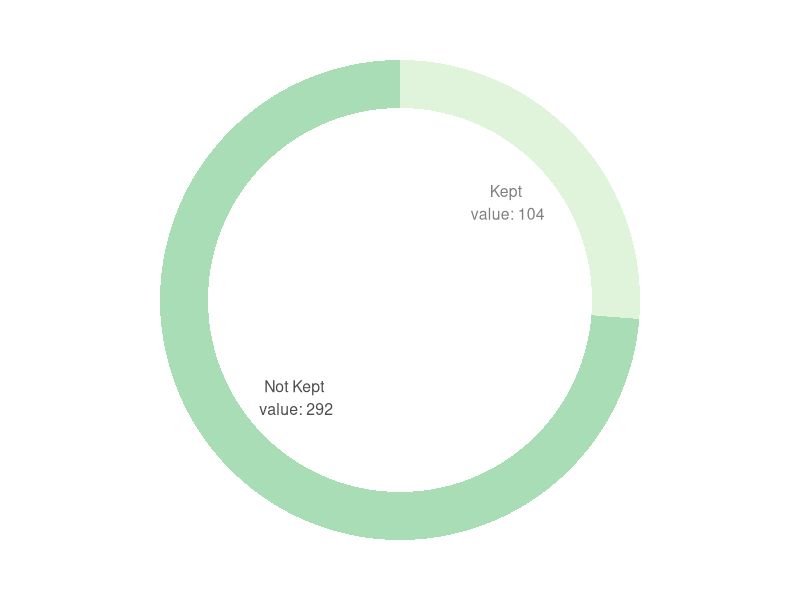

This figure's R source:
## ---- chunk 1
#| echo: false
Patients <- 396
kept <- 104
not_kept <- (Patients - kept)

#make a pie chart using code from https://r-graph-gallery.com/128-ring-or-donut-plot.html

data<-data.frame(Group = c("Kept", "Not Kept"), count = c(kept, not_kept))
#compute percentages
data$percentage<- 100*(data$count/sum(data$count))
#compute the cumulative percentages (top of each rectange)

data$ymax = cumsum(data$percentage)

#compute the bottom of each rectange, uses the top value from the row above. 

data$ymin = c(0, head(data$ymax, n = -1))

# Compute label position, put in the middle of each bar
data$labelPosition <- (data$ymax + data$ymin) / 2

# Compute a good label
data$label <- paste0(data$Group, "\n value: ", data$count)


library(ggplot2)
ggplot(data, aes(ymax=ymax, ymin=ymin, xmax=4, xmin=3, fill=Group)) +
  geom_rect() +
  geom_text( x=2, aes(y=labelPosition, label=label, color=Group), size=4) + # x here controls label position (inner / outer)
  scale_fill_brewer(palette=4) +
  scale_color_grey(start=.5, end = .3) +
  coord_polar(theta="y") +
  xlim(c(-1, 4)) +
  theme_void() +
  theme(legend.position = "none")


## ---- chunk 2
#| echo: false
#| warning: false
#| message: false

library(kableExtra)
library(tidyr)
library(knitr)
library(dplyr)
library(broom)

N <- 396
#of the 396 patients identified w/ the inclusion critieria, 104 had follow-up LBTs.
n <- 104

#patients that took a 4 week herbal treatment course
nherbal <- 37
nherbal_remission <- 17
nherbal_percent <- (round(nherbal_remission/nherbal,4)*100)

#patients that took a 4 week 1200mg course of rifaximin

nrifaximin <- 67
nrifax_remission <- 23
nrifax_percent<- (round(nrifax_remission/nrifaximin, 4)*100)

#make crosstabs table

remission_rates<- data.frame(Treatment = c("Rifaximin", "Herbal"), n = c(nrifaximin, nherbal), Remission = c(nrifax_remission, nherbal_remission), 
                             Percentage_Responders = c(nrifax_percent, nherbal_percent))

remission_rates$No_Response <- c((nrifaximin- nrifax_remission), (nherbal- nherbal_remission))

remission_rates<- remission_rates |>
  select(Treatment,Remission, No_Response, n, Percentage_Responders)

remission_rates2 <- remission_rates|>
  select(Treatment,Remission, No_Response, Percentage_Responders)

remission_rates2|>
  kable(format = "html", caption = "Remission Rates for Sibo Treatments")


## ---- chunk 3
#| echo: false
row_labels <- c("Rifaximin", "Herbal")
col_labels <- c("Remission", "Non-Responder")

tab <- matrix(c(nrifax_remission, nherbal_remission,
                (nrifaximin - nrifax_remission),(nherbal - nherbal_remission)),
              dimnames = list(row_labels, col_labels), nrow= 2)



# Chi-square test of homogeneity
chi_res <-chisq.test(tab, correct = F)

tidy_chi <- tidy(chi_res)
kable(tidy_chi, caption = "Chi-Square Test Results")

  
## ---- chunk 4
#| echo: false
#| warning: false
#| message: false

p_herbal <- nherbal_percent/100
p_rifax<- nrifax_percent/100

#odds of being a responder on herbal or rifaximin treatments

odds_herbal<- p_herbal/(1-p_herbal)
odds_rifax<- p_rifax/(1-p_rifax)

#odds ratio, herbal to rifaximin

odds_ratio = odds_herbal/odds_rifax


#using Fisher's exact test on the data, since 2x2 contigency table

res<- fisher.test(tab)
herbal_vs_rifax <- 1+ res$estimate


#also do so using epitools, which looks nicer
library(epitools)

or<- oddsratio(tab, method= "fisher")

#make table the other way to get odds of being an herbal responder vs. a Rifaxin responder. 
row_labels2 <- c("Herbal", "Rifaximin")
col_labels2 <- c("Remission", "Non-Responder")

tab2 <- matrix(c(nherbal_remission,nrifax_remission
               ,(nherbal - nherbal_remission),  (nrifaximin - nrifax_remission)),
              dimnames = list(row_labels2, col_labels2), nrow= 2)

or2<-oddsratio(tab2, method ="fisher")

#make nice table
or_kable_measure <- kable(or2$measure, caption = "OR of Responding to Herbal:Rifaximin")
or_kable_measure

or_kable_p.value <- kable(or2$p.value, caption = "OR of Responding to Herbal:Rifaximin")
or_kable_p.value
## ---- chunk 5
#| echo: false
#relative risk is prob being a responder in group a/prob being a responder in group b

#confidence interval, use epitools package. expects r1 = placebo, c1 = no response. Have to tell it to reverse both based on how my data table is structured. 

rr_herb<- riskratio(tab2, conf.level = .95, rev = "both")

#make nice table
rr_kable_measure <- kable(rr_herb$measure, caption = "RR of Responding to Herbal:Rifaximin")
rr_kable_measure
rr_kable_p <- kable(rr_herb$p.value, caption = "RR of Responding to Herbal:Rifaximin")



## ---- chunk 6
#| echo: False
#make the non-responder table. 
row_labels3 <- c("Herbal Rescue Only", "Herbal or Triple Antibiotics")
col_labels3 <- c("Remission", "Non-Responder")
non_resp<- matrix(c(8,6,6,4),
                  dimnames = list(row_labels3, col_labels3), nrow= 2)

#using Fisher's exact test on the data, since 2x2 contigency table with counts less than 5

rescue<- fisher.test(non_resp)

rescue_kable <- kable(non_resp, caption = "Rifaximin Non-Responders Rescue Treatment Outcomes")

rescue_kable_measure <- kable(rescue$p.value, caption = "p value for difference in the odds of responding between groups")
rescue_kable
rescue_kable_measure
